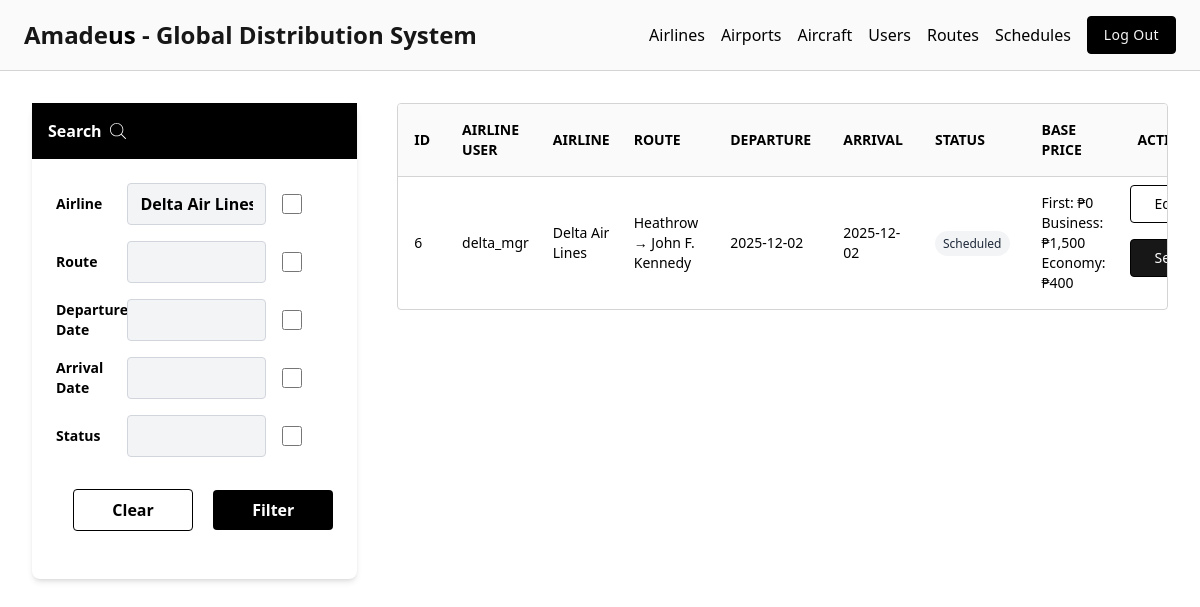
Screenshot of /flight-schedules?schedule=2 (signed in) with the database file from the repository.
### tables this page shows
CREATE TABLE IF NOT EXISTS `flight_schedules` (
  `id` int NOT NULL AUTO_INCREMENT,
  `airline_user_id` int NOT NULL,
  `flight_route_id` int NOT NULL,
  `aircraft_id` int DEFAULT NULL,
  `date_departure` varchar(50) NOT NULL,
  `time_departure` varchar(50) NOT NULL,
  `date_arrival` varchar(50) NOT NULL,
  `time_arrival` varchar(50) NOT NULL,
  `status` varchar(50) NOT NULL,
  `price_f` decimal(10,2) NOT NULL DEFAULT '0.00',
  `price_c` decimal(10,2) NOT NULL DEFAULT '0.00',
  `price_y` decimal(10,2) NOT NULL DEFAULT '0.00',
  PRIMARY KEY (`id`),
  KEY `FK_flight_schedules_user` (`airline_user_id`),
  KEY `FK_flight_schedules_route` (`flight_route_id`),
  KEY `FK_flight_schedules_aircraft` (`aircraft_id`),
  CONSTRAINT `FK_flight_schedules_aircraft` FOREIGN KEY (`aircraft_id`) REFERENCES `aircraft` (`id`),
  CONSTRAINT `FK_flight_schedules_route` FOREIGN KEY (`flight_route_id`) REFERENCES `flight_routes` (`id`) ON DELETE CASCADE,
  CONSTRAINT `FK_flight_schedules_user` FOREIGN KEY (`airline_user_id`) REFERENCES `airline_users` (`id`) ON DELETE CASCADE
);

CREATE TABLE IF NOT EXISTS `airline_users` (
  `id` int NOT NULL AUTO_INCREMENT,
  `airline_id` int NOT NULL,
  `username` varchar(50) NOT NULL,
  `password` varchar(250) NOT NULL,
  `role` varchar(50) NOT NULL,
  PRIMARY KEY (`id`),
  KEY `FK_airline` (`airline_id`),
  CONSTRAINT `FK_airline` FOREIGN KEY (`airline_id`) REFERENCES `airlines` (`id`) ON DELETE CASCADE
);

CREATE TABLE IF NOT EXISTS `airlines` (
  `id` int NOT NULL AUTO_INCREMENT,
  `iata` varchar(3) NOT NULL,
  `icao` varchar(4) NOT NULL,
  `airline` varchar(100) NOT NULL,
  `callsign` varchar(100) NOT NULL,
  `country` varchar(100) NOT NULL,
  `comments` varchar(100) NOT NULL,
  PRIMARY KEY (`id`)
);

### Http/controllers/flight_schedules/index.php (called while the page is built, shortened)
<?php
$db = App::resolve(Database::class);
$query = "
    SELECT fs.*,
           au.username as airline_user_name,
           a.airline as airline_name,
           s.id as seat_id,
           s.flight_schedule_id,
           s.ticket_id,
           s.seat_no,
           s.class,
           s.status as seat_status,
           s.customer_name,
           s.customer_number,
           orig.airport_name as origin_airport_name,
           dest.airport_name as destination_airport_name,
           fs.date_departure,
           fs.date_arrival,
           fs.time_departure,
           fs.time_arrival,
           fs.flight_route_id,
           fs.airline_user_id,
           fs.status,
           fs.price_f,
           fs.price_c,
           fs.price_y,
           craft.model,
           craft.rows,
           craft.columns,
           craft.layout,
           CONCAT(orig.airport_name, ' → ', dest.airport_name) as route_display
    FROM flight_schedules fs
    LEFT JOIN airline_users au ON fs.airline_user_id = au.id
    LEFT JOIN flight_routes fr ON fs.flight_route_id = fr.id
    LEFT JOIN airlines a ON au.airline_id = a.id
    LEFT JOIN airports orig ON fr.origin_airport_id = orig.id
    LEFT JOIN airports dest ON fr.destination_airport_id = dest.id
    LEFT JOIN seats s ON s.flight_schedule_id = fs.id
    LEFT JOIN aircraft craft ON craft.id = fs.aircraft_id
";
$params = [];
if (isset($_GET['schedule'])) {
    $query .= " WHERE fr.id = :id";
    $params[':id'] = $_GET['schedule'];
}
$rows = $db->query($query, $params)->get();
$schedules = [];
foreach ($rows as $row) {
    $fs_id = $row['id'];
    if (!isset($schedules[$fs_id])) {
        $schedules[$fs_id] = [
            'id' => $row['id'],
            'airline_user_name' => $row['airline_user_name'],
            'flight_route_id' => $row['flight_route_id'],
            'airline_user_id' => $row['airline_user_id'],
            'airline_name' => $row['airline_name'],
            'origin_airport_name' => $row['origin_airport_name'],
            'destination_airport_name' => $row['destination_airport_name'],
            'route_display' => $row['route_display'],
            'date_departure' => $row['date_departure'],
            'date_arrival' => $row['date_arrival'],
            'time_departure' => $row['time_departure'],
            'time_arrival' => $row['time_arrival'],
            'status' => $row['status'],
            'price_f' => $row['price_f'],
            'price_c' => $row['price_c'],
            'price_y' => $row['price_y'],
            'seats' => []
        ];
    }
}
$flight_schedules = array_values($schedules);
require base_path('Http/views/flight_schedules/index.view.php');

### public/index.php (called while the page is built, shortened)
<?php
require BASE_PATH . "Core/functions.php";
require base_path("bootstrap.php");
$router = new Router();
$uri = parse_url($_SERVER['REQUEST_URI'], PHP_URL_PATH);
$method = $_POST['_method'] ?? $_SERVER['REQUEST_METHOD'];
try {
    $router->route($uri, $method);
} catch (ValidationException $exception) {
    Session::flash('errors', $exception->errors);
    Session::flash('old', $exception->old);
    redirect($router->previous_url());
}

### Core/Session.php (called while the page is built, shortened)
<?php
class Session
{
    public static function role($keys): bool
    {
        $currentRole = $_SESSION['user']['role'];
        if (is_array($keys)) {
            return in_array($currentRole, $keys, true);
        }
        return $currentRole === $keys;
    }
}

### Core/Container.php (called while the page is built, shortened)
<?php
class Container
{
    protected $binds = [];
    public function bind($key, $resolver): void
    {
        $this->binds[$key] = $resolver;
    }
    public function resolve($key)
    {
        $resolver = $this->binds[$key];
        return call_user_func($resolver);
    }
}

### Core/functions.php (called while the page is built, shortened)
<?php
function base_path($path): string
{
    return BASE_PATH . $path;
}

### config.php (called while the page is built)
<?php
return [
    'database' => [
        'host' => $_ENV['DATABASE_HOSTNAME'],
        'port' => $_ENV['DATABASE_PORT'],
        'dbname' => $_ENV['DATABASE_NAME'],
        'charset' => $_ENV['DATABASE_CHARSET'],
    ],
];

### bootstrap.php (called while the page is built, shortened)
<?php
$container = new Container();
$container->bind('config', function () {
    return require base_path("config.php");
});
$container->bind('Core\Database', function () {
    $config = require base_path("config.php");
    return new Database($config['database'], $_ENV['DATABASE_USERNAME'], $_ENV['DATABASE_PASSWORD']);
});

### Core/Database.php (called while the page is built, shortened)
<?php
class Database {
    public $connection;
    public $statement;
    public function __construct($config, $username = 'root', $password = '')
    {
        $dsn = 'mysql:' . http_build_query($config, '', ';');
        $this->connection = new PDO($dsn, $username, $password, [
            PDO::ATTR_DEFAULT_FETCH_MODE => PDO::FETCH_ASSOC
        ]);
    }
    public function query($query, $params = []): static
    {
        $this->statement = $this->connection->prepare($query);
        $this->statement->execute($params);
        return $this;
    }
    public function get()
    {
        return $this->statement->fetchAll();
    }
}

### Core/App.php (called while the page is built, shortened)
<?php
class App
{
    protected static $container;
    public static function setContainer($container): void
    {
        static::$container = $container;
    }
    public static function resolve($key)
    {
        return static::$container->resolve($key);
    }
}

### Core/Router.php (shortened to what this page needs)
<?php
class Router
{
    protected array $routes = [];
    public function add_routes($uri, $controller, $method): static
    {
        $this->routes[] = [
            'uri' => $uri,
            'controller' => $controller,
            'method' => $method,
            'middleware' => null,
        ];
        return $this;
    }
    public function only($key): static
    {
        $this->routes[array_key_last($this->routes)]['middleware'] = $key;
        return $this;
    }
    public function route($uri, $method)
    {
        foreach ($this->routes as $route) {
            if ($route['uri'] === $uri && $route['method'] === strtoupper($method)) {
                return require base_path("/Http/controllers/" . $route['controller']);
            }
        }
    }
}

### Http/views/flight_schedules/index.view.php (shortened to what this page needs)
<?php
require base_path('Http/views/partials/head.php');
require base_path('Http/views/partials/nav.php');
?>
<main x-data="{
    showDeleteModal: false,
    deleteId: null,
    showUpdateModal: false,
    editData: null,
    showSeatsModal: false,
    showVisualModal: false,
    scheduleData: [],
    getSeatNumber(row, col) {
        const columns = ['A', 'B', 'C', 'D', 'E', 'F', 'G', 'H', 'I', 'J', 'K'];
        return row + columns[col - 1];
    },
    getSeatStatus(row, col) {
        if (!this.scheduleData || this.scheduleData.length === 0) return 'available';
        const seatNumber = this.getSeatNumber(row, col);
        const seat = this.scheduleData.find(s => s.seat_no === seatNumber);
        return seat ? seat.seat_status : 'available';
    },
    getSeatDetails(row, col) {
        if (!this.scheduleData || this.scheduleData.length === 0) return 'No details available';
        const seatNumber = this.getSeatNumber(row, col);
        const seat = this.scheduleData.find(s => s.seat_no === seatNumber);
        if (!seat) return 'Seat: ' + seatNumber + '\nStatus: available';
        const className = seat.class === 'F' ? 'First Class' : seat.class === 'C' ? 'Business Class' : 'Economy Class';
        let details = `Seat: ${seat.seat_no}\n`;
        details += `Ticket ID: ${seat.ticket_id || 'N/A'}\n`;
        details += `Customer: ${seat.customer_name || 'N/A'}\n`;
        details += `Class: ${className}\n`;
        details += `Status: ${seat.seat_status}`;
        return details;
    },
    getSeatClass(row, col) {
        if (!this.scheduleData || this.scheduleData.length === 0) return 'Y';
        const seatNumber = this.getSeatNumber(row, col);
        const seat = this.scheduleData.find(s => s.seat_no === seatNumber);
        return seat ? seat.class : 'Y';
    },
    shouldShowSeparator(rowIndex) {
        if (!this.scheduleData || this.scheduleData.length === 0) return false;
        const currentRow = rowIndex + 1;
        const nextRow = currentRow + 1;
        // Get the class of the first seat in current row and next row
        const currentClass = this.getSeatClass(currentRow, 1);
        const nextClass = this.getSeatClass(nextRow, 1);
        return currentClass !== nextClass;
    },
    getClassLabel(rowIndex) {
        const row = rowIndex + 1;
        const seatClass = this.getSeatClass(row, 1);
        if (seatClass === 'F') return 'First Class';
        if (seatClass === 'C') return 'Business Class';
        return 'Economy Class';
    }
}"
    class="h-full w-full flex justify-center gap-x-10 font-bold p-8">
    <div class="max-w-4xl mx-auto rounded-lg bg-white h-fit shadow-md min-w-1/4">
        <div class="p-4 w-full bg-black flex gap-x-2 items-center">
            <p class="text-white">Search</p>
        </div>
        <div id="filterContainer" class="p-6 space-y-3 mb-2 w-full">
        </div>
    </div>
    <div class="overflow-hidden w-full h-fit overflow-x-auto rounded-sm border border-neutral-300 dark:border-neutral-700">
        <table id="flightSchedulesTable" class="w-full font-medium text-left text-sm text-black dark:text-black">
            <thead class="border-b border-neutral-300 bg-neutral-50 text-sm text-black dark:border-neutral-700 dark:bg-neutral-900 dark:text-white">
                <tr>
                    <th scope="col" class="p-4">ID</th>
                    <th scope="col" class="p-4">AIRLINE USER</th>
                    <th scope="col" class="py-4 px-2">AIRLINE</th>
                    <th scope="col" class="p-4 w-64">ROUTE</th>
                    <th scope="col" class="p-4">DEPARTURE</th>
                    <th scope="col" class="p-4">ARRIVAL</th>
                    <th scope="col" class="p-4">STATUS</th>
                    <th scope="col" class="p-4">BASE PRICE</th>
                    <?php if (!\Core\Session::role('user')) : ?>
                        <th scope="col" class="p-4">ACTION</th>
                    <?php endif; ?>
                </tr>
            </thead>
            <tbody class="divide-y divide-neutral-300 dark:divide-neutral-700">
                <?php foreach ($flight_schedules as $schedule) : ?>
                    <tr class="even:bg-black/5 dark:even:bg-white/10">
                        <td class="p-4" data-field="id"><?= $schedule['id'] ?? 'N/A' ?></td>
                        <td class="p-4"
                            data-field="airline_user_name"><?= $schedule['airline_user_name'] ?? 'N/A' ?></td>
                        <td class="py-4 px-2" data-field="airline_name"><?= $schedule['airline_name'] ?? 'N/A' ?></td>
                        <td class="p-4 text-wrap w-64" data-field="route_display"><?= $schedule['route_display'] ?? 'N/A' ?></td>
                        <td class="p-4"
                            data-field="departure"><?= ($schedule['date_departure'] ?? 'N/A') ?></td>
                        <td class="p-4"
                            data-field="arrival"><?= ($schedule['date_arrival'] ?? 'N/A') ?></td>
                        <td class="p-4" data-field="status">
                            <span class="px-2 py-1 text-xs font-medium rounded-full
                                <?php
                                switch ($schedule['status'] ?? '') {
                                    default:
                                        echo 'bg-gray-100 text-gray-800';
                                }
                                ?>">
                                <?= $schedule['status'] ?? 'N/A' ?>
                            </span>
                        </td>
                        <td class="p-4" data-field="pricing">
                            <div>
                                <p>First: <?= '₱' . number_format($schedule['price_f'])  ?></p>
                                <p>Business: <?= '₱' . number_format($schedule['price_c'])  ?></p>
                                <p>Economy: <?= '₱' . number_format($schedule['price_y'])  ?></p>
                            </div>
                        </td>
                        <?php if (!\Core\Session::role('user')) : ?>
                            <td class="grid grid-cols-2 grid-rows-2">
                                <button @click="showUpdateModal=true; editData = <?= htmlspecialchars(json_encode($schedule)) ?>"
                                    type="button"
                                    class="px-6 py-2 m-2 bg-white min-w-10 text-black border border-black hover:scale-105 rounded transition duration-100 cursor-pointer">
                                    Edit
                                </button>
                                <button @click="showSeatsModal=true; scheduleData = <?= htmlspecialchars(json_encode($schedule['seats'])) ?>;" type="button"
                                    class="px-6 py-2 m-2 bg-neutral-900 min-w-10 text-white border border-black hover:scale-105 rounded transition duration-100 cursor-pointer">
                                    Seats
                                </button>
                            </td>
                        <?php endif; ?>
                    </tr>
                <?php endforeach; ?>
            </tbody>
        </table>
    </div>
</main>
<?php
require base_path('Http/views/partials/footer.php');
?>

### rows the page displays
flight_schedules: id "6", airline_user.username "delta_mgr", airlines.airline "Delta Air Lines", route_display "Heathrow → John F. Kennedy", date_departure "2025-12-02", date_arrival "2025-12-02", status "Scheduled", price_f "0", price_c "1,500", price_y "400"
